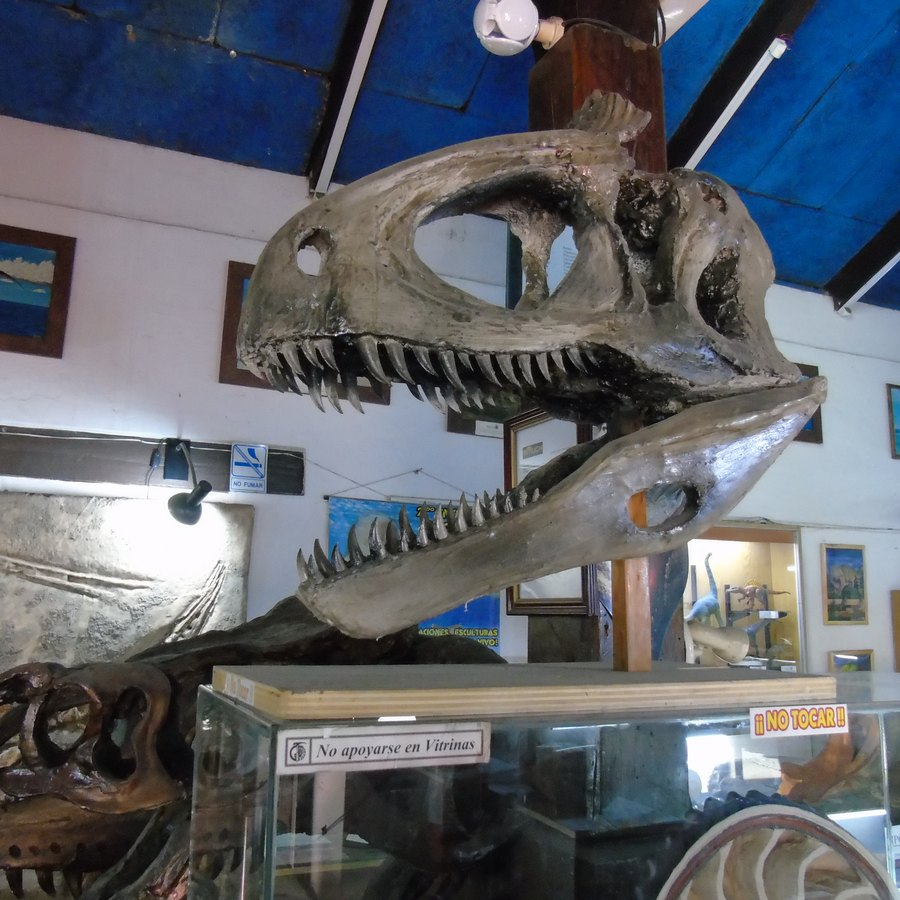
#> input picture assets/img/galeria/muestra-5.jpg, 900 x 900 px
$ python genera-og-image.py
#> lines starting #> are read from the running program, lines starting #| are printed output that depends on the picture
#> in main, base is the input picture: PIL image 900x900 RGB; mean R, G, B 94.7, 99, 106.6
#| foto base      assets/img/galeria/muestra-5.jpg  900x900
#!/usr/bin/env python3
"""
CR-126 · Genera la imagen que se ve al compartir el sitio (og:image).

PROPÓSITO
    Producir `assets/img/og-mpch.jpg` (1200x630, JPG opaco) a partir de
    material YA AUTORIZADO del museo (fotos de la galería) + el logo.

POR QUÉ 1200x630
    Es la proporción 1.91:1 que usan WhatsApp, Facebook, LinkedIn y X para la
    tarjeta grande. El mínimo de Facebook es 600x315; 1200x630 es el tamaño que
    recomienda su propia documentación y el que no se recorta.

POR QUÉ JPG Y NO PNG
    Medido: `logo-mpch-placa.png` es RGBA (790x336). WhatsApp y Facebook NO
    muestran transparencia en las tarjetas: un PNG con alfa aparece con fondo
    negro o con bordes sucios. Además un JPG de 1200x630 pesa ~10x menos que el
    PNG equivalente, y la tarjeta se descarga al compartir.

REGLA DE ORO DEL PROYECTO
    No se inventa material. La foto base tiene que ser una foto REAL de la
    galería del museo (autorizada en bloque por el dueño, sin alt ni pie).
    El logo va encima como lo que es: la marca del museo.

USO
    .venv/bin/python scripts/genera-og-image.py [foto_base] [-o salida]

    Sin argumentos usa la foto base por defecto de FOTO_BASE.

SALIDA
    Código 0 y el PNG de control al Escritorio (/mnt/c/Users/logic/Desktop)
    para que el dueño la MIRE antes de publicar. Nunca publica sola.
"""

import argparse
import os
import sys

from PIL import Image, ImageDraw, ImageFilter

RAIZ = os.path.dirname(os.path.dirname(os.path.abspath(__file__)))
ASSETS = os.path.join(RAIZ, "assets", "img")

# Foto real del museo, de la galería ya publicada. 900x900 -> se recorta a 1.91:1.
FOTO_BASE = os.path.join(ASSETS, "galeria", "muestra-5.jpg")
LOGO = os.path.join(ASSETS, "logo-mpch-placa.png")

ANCHO, ALTO = 1200, 630

# Paleta del sitio (--azul-profundo / --celeste). Se muestrean del CSS real,
# no se inventan: ver css/main.css :root.
AZUL = (2, 21, 63)
CELESTE = (81, 173, 198)


def recorta_a_proporcion(im, ancho, alto):
    """Recorta al centro con la proporción pedida, sin deformar."""
#> called with ancho = 1200, alto = 630
    objetivo = ancho / alto
    w, h = im.size
    actual = w / h
    if actual > objetivo:            # sobra ancho
        nuevo_w = int(h * objetivo)
        x = (w - nuevo_w) // 2
        im = im.crop((x, 0, x + nuevo_w, h))
    else:                            # sobra alto
        nuevo_h = int(w / objetivo)
        y = (h - nuevo_h) // 2
        im = im.crop((0, y, w, nuevo_h))
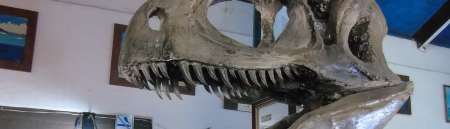
#> im: PIL image 900x258 RGB (shown at 1/2 size); mean R, G, B 110.6, 112.3, 117.3
    return im.resize((ancho, alto), Image.LANCZOS)
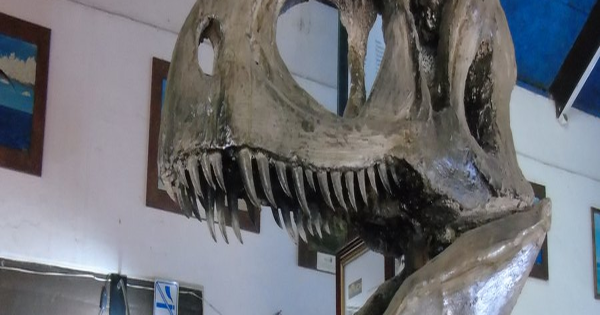
#> returned value: PIL image 1200x630 RGB (shown at 1/2 size); mean R, G, B 110.6, 112.3, 117.3


def main():
    p = argparse.ArgumentParser()
    p.add_argument("foto", nargs="?", default=FOTO_BASE)
    p.add_argument("-o", "--salida", default=os.path.join(ASSETS, "og-mpch.jpg"))
    args = p.parse_args()

    if not os.path.exists(args.foto):
        sys.exit(f"ERROR: no existe la foto base: {args.foto}")

    base = Image.open(args.foto).convert("RGB")
    print(f"foto base      {args.foto}  {base.size[0]}x{base.size[1]}")

    # 1. recorte 1.91:1
    lienzo = recorta_a_proporcion(base, ANCHO, ALTO)

    # 2. velo azul degradado: oscurece abajo para que el texto/logo se lea
    velo = Image.new("RGBA", (ANCHO, ALTO), (0, 0, 0, 0))
#> velo: PIL image 1200x630 RGBA; every value is 0
    dv = ImageDraw.Draw(velo)
    for y in range(ALTO):
        t = y / (ALTO - 1)
        # de 0.15 arriba a 0.90 abajo, sobre el azul del sitio
        a = int(255 * (0.15 + 0.75 * (t ** 1.6)))
        dv.line([(0, y), (ANCHO, y)], fill=AZUL + (a,))
    lienzo = Image.alpha_composite(lienzo.convert("RGBA"), velo)
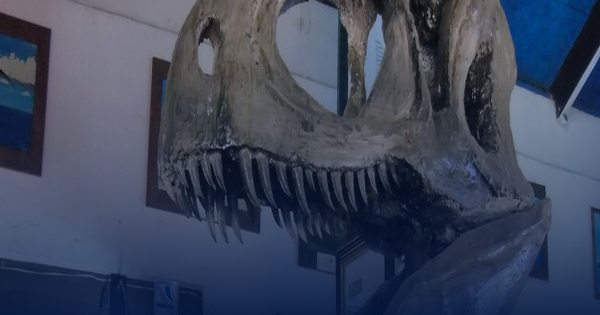
#> lienzo: PIL image 1200x630 RGBA (shown at 1/2 size); mean R, G, B, A 60.7, 69.6, 90.4, 255

    # 3. logo arriba a la izquierda, con aire
    if os.path.exists(LOGO):
        logo = Image.open(LOGO).convert("RGBA")
        # alto objetivo 150 px, proporción respetada
        lh = 150
        lw = int(logo.size[0] * lh / logo.size[1])
        logo = logo.resize((lw, lh), Image.LANCZOS)
        margen = 60
        lienzo.alpha_composite(logo, (margen, 45))
        print(f"logo           {LOGO}  {lw}x{lh} en ({margen},45)")

    # 4. banda celeste inferior: firma del sitio, sin texto inventado
    db = ImageDraw.Draw(lienzo)
    db.rectangle([0, ALTO - 14, ANCHO, ALTO], fill=CELESTE + (255,))

    final = lienzo.convert("RGB")
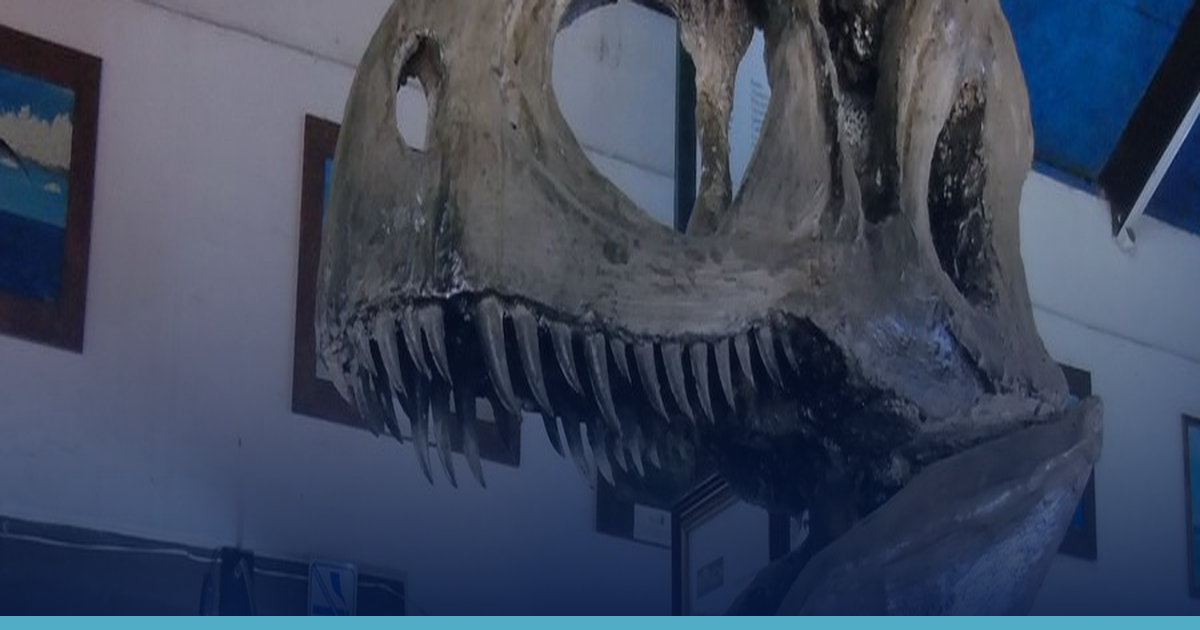
#> final: PIL image 1200x630 RGB; mean R, G, B 62.2, 72.7, 93.2
    final = final.filter(ImageFilter.UnsharpMask(radius=1.2, percent=60, threshold=3))
    final.save(args.salida, "JPEG", quality=88, optimize=True, progressive=True)

    kb = os.path.getsize(args.salida) / 1024
    print(f"salida         {args.salida}  {ANCHO}x{ALTO}  {kb:.0f} KB")

    # 5. copia de CONTROL para que el dueño la MIRE, sin publicar
    control_dir = "/mnt/c/Users/logic/Desktop"
    if os.path.isdir(control_dir):
        control = os.path.join(control_dir, "MPCH-imagen-para-compartir.jpg")
        final.save(control, "JPEG", quality=92)
        print(f"PARA MIRAR     {control}")

    # 6. aviso si excede lo que Facebook recomienda (< 8 MB, y ~100 KB ideal)
    if kb > 300:
        print("AVISO: sobre 300 KB, la tarjeta puede tardar en cargar.")
    return 0


if __name__ == "__main__":
    sys.exit(main())
#> (the program exits here)

$ run again, with assets/img/galeria/muestra-1.jpg copied over assets/img/galeria/muestra-5.jpg
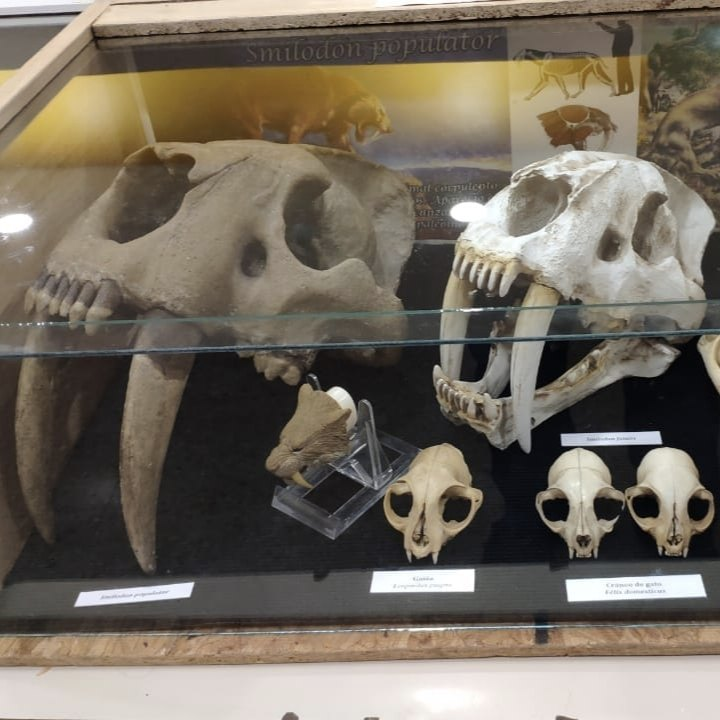
#> input picture assets/img/galeria/muestra-1.jpg, 720 x 720 px
#> in main, base is the input picture: PIL image 720x720 RGB; mean R, G, B 116.4, 108.1, 95.6
#| foto base      assets/img/galeria/muestra-5.jpg  720x720
#> in recorta_a_proporcion, `return im.resize((ancho, alto), Image.LANCZOS)`:
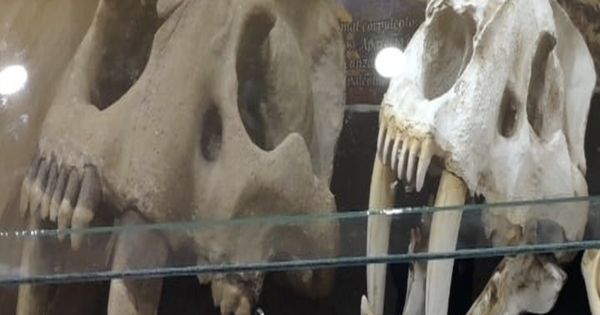
#> returned value: PIL image 1200x630 RGB (shown at 1/2 size); mean R, G, B 117, 111.1, 100.5
#> velo: PIL image 1200x630 RGBA; every value is 0
#> in main, `final = lienzo.convert("RGB")`:
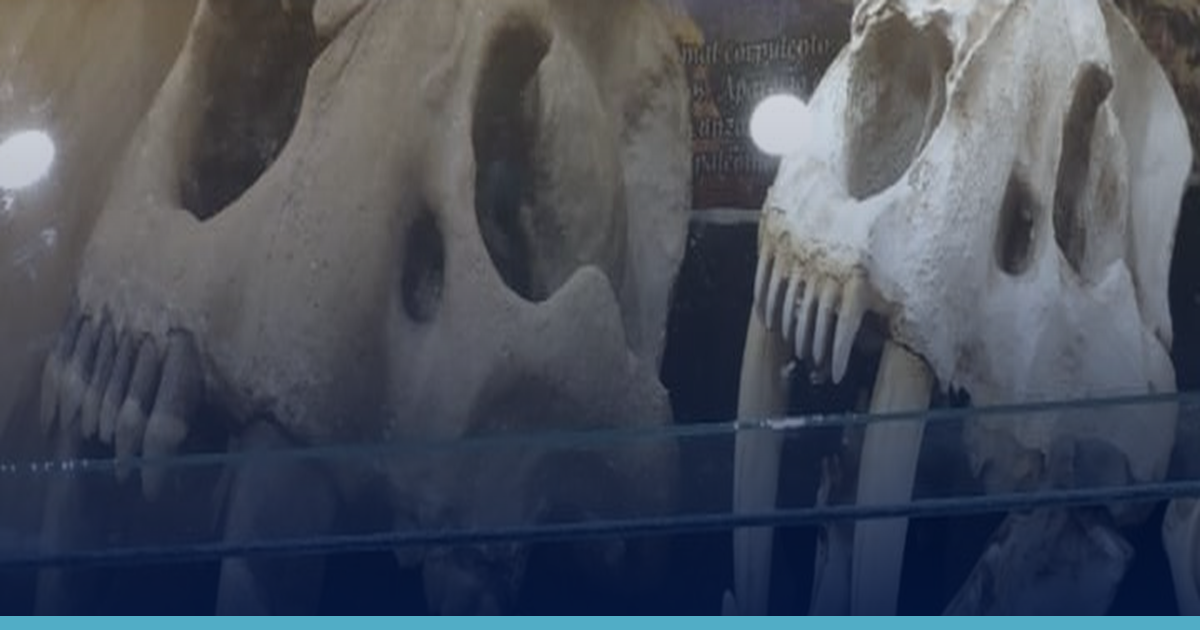
#> final: PIL image 1200x630 RGB; mean R, G, B 73.8, 80, 91.4

$ run again, with assets/img/galeria/muestra-2.jpg copied over assets/img/galeria/muestra-5.jpg
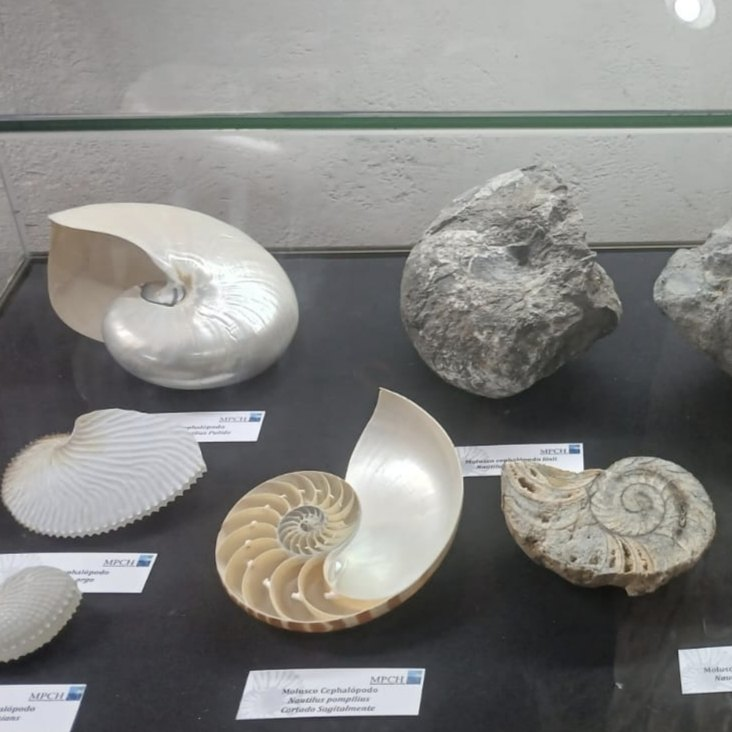
#> input picture assets/img/galeria/muestra-2.jpg, 732 x 732 px
#> in main, base is the input picture: PIL image 732x732 RGB; mean R, G, B 130.5, 130, 127.4
#| foto base      assets/img/galeria/muestra-5.jpg  732x732
#> in recorta_a_proporcion, `return im.resize((ancho, alto), Image.LANCZOS)`:
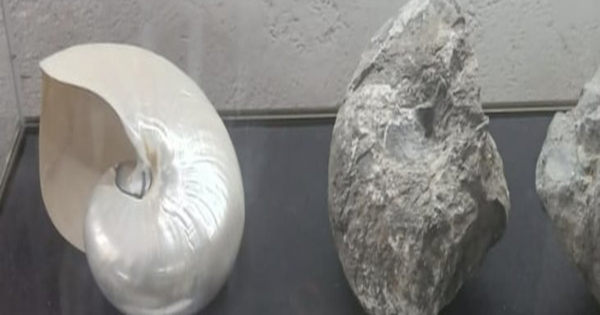
#> returned value: PIL image 1200x630 RGB (shown at 1/2 size); mean R, G, B 134.1, 133, 130
#> velo: PIL image 1200x630 RGBA; every value is 0
#> in main, `final = lienzo.convert("RGB")`:
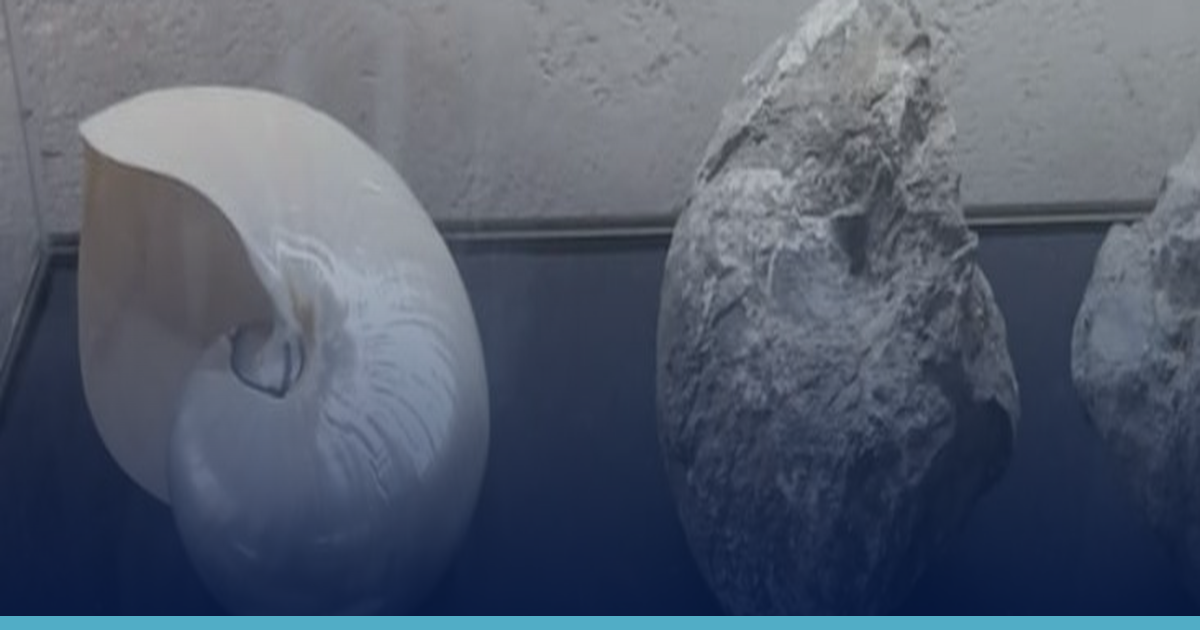
#> final: PIL image 1200x630 RGB; mean R, G, B 84.1, 93.3, 109.3
